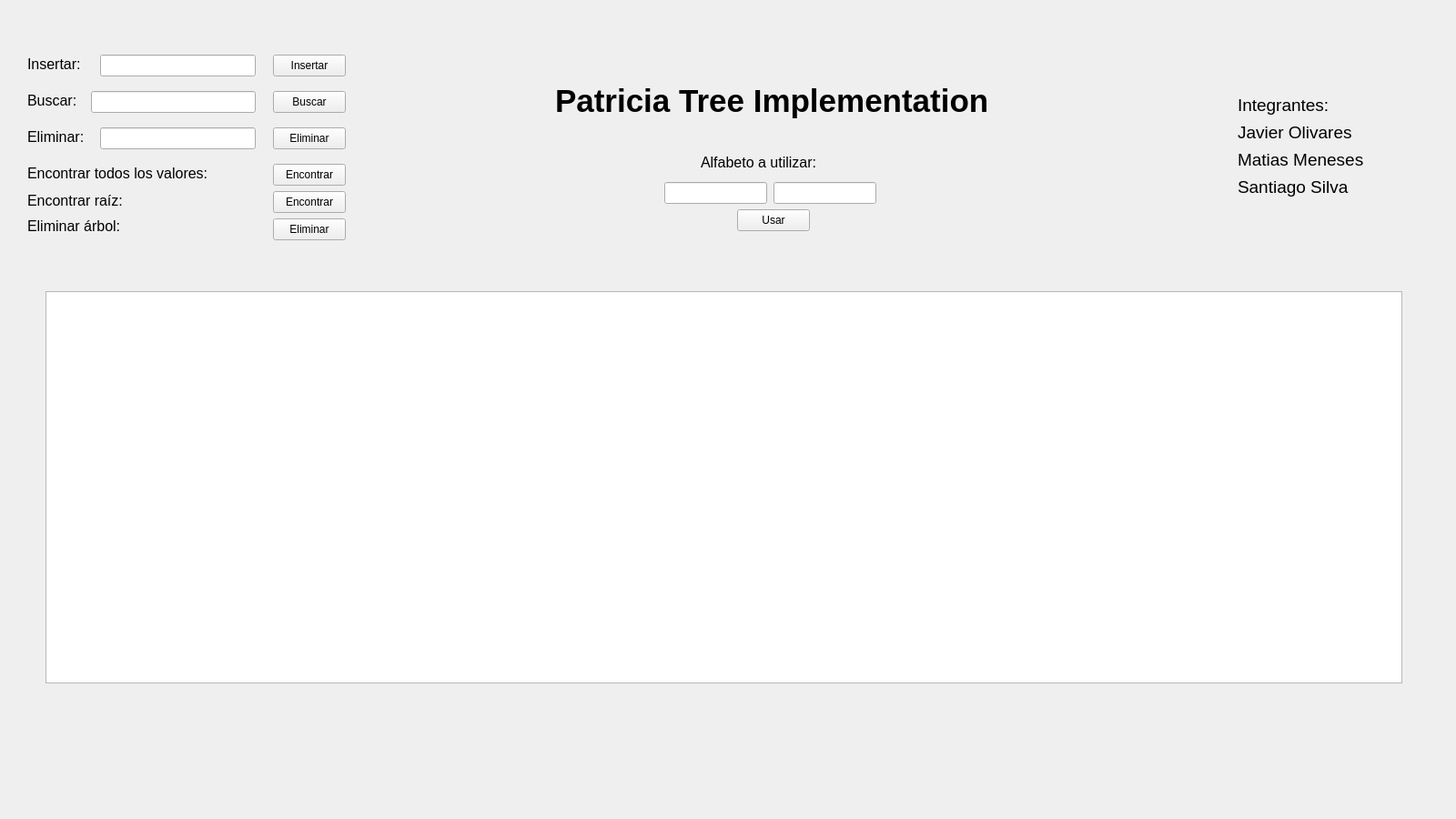
<?xml version="1.0" encoding="UTF-8"?>
<ui version="4.0">
 <class>PatriciaTree</class>
 <widget class="QMainWindow" name="PatriciaTree">
  <property name="geometry">
   <rect>
    <x>0</x>
    <y>0</y>
    <width>1600</width>
    <height>900</height>
   </rect>
  </property>
  <property name="windowTitle">
   <string>PatriciaTree</string>
  </property>
  <widget class="QWidget" name="centralwidget">
   <widget class="QLabel" name="labelInsert">
    <property name="geometry">
     <rect>
      <x>30</x>
      <y>60</y>
      <width>81</width>
      <height>21</height>
     </rect>
    </property>
    <property name="font">
     <font>
      <family>Arial</family>
      <pointsize>12</pointsize>
     </font>
    </property>
    <property name="text">
     <string>Insertar:</string>
    </property>
   </widget>
   <widget class="QLabel" name="labelSearch">
    <property name="geometry">
     <rect>
      <x>30</x>
      <y>100</y>
      <width>81</width>
      <height>21</height>
     </rect>
    </property>
    <property name="font">
     <font>
      <family>Arial</family>
      <pointsize>12</pointsize>
     </font>
    </property>
    <property name="text">
     <string>Buscar:</string>
    </property>
   </widget>
   <widget class="QLabel" name="labelDelete">
    <property name="geometry">
     <rect>
      <x>30</x>
      <y>140</y>
      <width>81</width>
      <height>21</height>
     </rect>
    </property>
    <property name="font">
     <font>
      <family>Arial</family>
      <pointsize>12</pointsize>
     </font>
    </property>
    <property name="text">
     <string>Eliminar:</string>
    </property>
   </widget>
   <widget class="QLineEdit" name="txtInsert">
    <property name="geometry">
     <rect>
      <x>110</x>
      <y>60</y>
      <width>171</width>
      <height>24</height>
     </rect>
    </property>
   </widget>
   <widget class="QLineEdit" name="txtSearch">
    <property name="geometry">
     <rect>
      <x>100</x>
      <y>100</y>
      <width>181</width>
      <height>24</height>
     </rect>
    </property>
   </widget>
   <widget class="QLineEdit" name="txtDelete">
    <property name="geometry">
     <rect>
      <x>110</x>
      <y>140</y>
      <width>171</width>
      <height>24</height>
     </rect>
    </property>
   </widget>
   <widget class="QPushButton" name="ButtonInsert">
    <property name="geometry">
     <rect>
      <x>300</x>
      <y>60</y>
      <width>80</width>
      <height>24</height>
     </rect>
    </property>
    <property name="text">
     <string>Insertar</string>
    </property>
   </widget>
   <widget class="QPushButton" name="ButtonSearch">
    <property name="geometry">
     <rect>
      <x>300</x>
      <y>100</y>
      <width>80</width>
      <height>24</height>
     </rect>
    </property>
    <property name="text">
     <string>Buscar</string>
    </property>
   </widget>
   <widget class="QPushButton" name="ButtonDelete">
    <property name="geometry">
     <rect>
      <x>300</x>
      <y>140</y>
      <width>80</width>
      <height>24</height>
     </rect>
    </property>
    <property name="text">
     <string>Eliminar</string>
    </property>
   </widget>
   <widget class="QLabel" name="label">
    <property name="geometry">
     <rect>
      <x>610</x>
      <y>80</y>
      <width>601</width>
      <height>61</height>
     </rect>
    </property>
    <property name="font">
     <font>
      <family>Arial</family>
      <pointsize>26</pointsize>
      <bold>true</bold>
     </font>
    </property>
    <property name="text">
     <string>Patricia Tree Implementation</string>
    </property>
   </widget>
   <widget class="QLabel" name="members">
    <property name="geometry">
     <rect>
      <x>1360</x>
      <y>100</y>
      <width>171</width>
      <height>31</height>
     </rect>
    </property>
    <property name="font">
     <font>
      <family>Arial</family>
      <pointsize>14</pointsize>
     </font>
    </property>
    <property name="text">
     <string>Integrantes:</string>
    </property>
   </widget>
   <widget class="QLabel" name="members_2">
    <property name="geometry">
     <rect>
      <x>1360</x>
      <y>130</y>
      <width>171</width>
      <height>31</height>
     </rect>
    </property>
    <property name="font">
     <font>
      <family>Arial</family>
      <pointsize>14</pointsize>
     </font>
    </property>
    <property name="text">
     <string>Javier Olivares</string>
    </property>
   </widget>
   <widget class="QLabel" name="members_3">
    <property name="geometry">
     <rect>
      <x>1360</x>
      <y>160</y>
      <width>171</width>
      <height>31</height>
     </rect>
    </property>
    <property name="font">
     <font>
      <family>Arial</family>
      <pointsize>14</pointsize>
     </font>
    </property>
    <property name="text">
     <string>Matias Meneses</string>
    </property>
   </widget>
   <widget class="QLabel" name="members_4">
    <property name="geometry">
     <rect>
      <x>1360</x>
      <y>190</y>
      <width>171</width>
      <height>31</height>
     </rect>
    </property>
    <property name="font">
     <font>
      <family>Arial</family>
      <pointsize>14</pointsize>
     </font>
    </property>
    <property name="text">
     <string>Santiago Silva</string>
    </property>
   </widget>
   <widget class="QLabel" name="labelInsert_2">
    <property name="geometry">
     <rect>
      <x>30</x>
      <y>180</y>
      <width>251</width>
      <height>21</height>
     </rect>
    </property>
    <property name="font">
     <font>
      <family>Arial</family>
      <pointsize>12</pointsize>
     </font>
    </property>
    <property name="text">
     <string>Encontrar todos los valores:</string>
    </property>
   </widget>
   <widget class="QPushButton" name="ButtonFindAll">
    <property name="geometry">
     <rect>
      <x>300</x>
      <y>180</y>
      <width>80</width>
      <height>24</height>
     </rect>
    </property>
    <property name="text">
     <string>Encontrar</string>
    </property>
   </widget>
   <widget class="QLabel" name="labelDelete_2">
    <property name="geometry">
     <rect>
      <x>30</x>
      <y>210</y>
      <width>131</width>
      <height>21</height>
     </rect>
    </property>
    <property name="font">
     <font>
      <family>Arial</family>
      <pointsize>12</pointsize>
     </font>
    </property>
    <property name="text">
     <string>Encontrar raíz:</string>
    </property>
   </widget>
   <widget class="QPushButton" name="ButtonFindRoot">
    <property name="geometry">
     <rect>
      <x>300</x>
      <y>210</y>
      <width>80</width>
      <height>24</height>
     </rect>
    </property>
    <property name="text">
     <string>Encontrar</string>
    </property>
   </widget>
   <widget class="QLabel" name="label_2">
    <property name="geometry">
     <rect>
      <x>30</x>
      <y>240</y>
      <width>131</width>
      <height>16</height>
     </rect>
    </property>
    <property name="font">
     <font>
      <family>Arial</family>
      <pointsize>12</pointsize>
     </font>
    </property>
    <property name="text">
     <string>Eliminar árbol:</string>
    </property>
   </widget>
   <widget class="QPushButton" name="ButtonVaciar">
    <property name="geometry">
     <rect>
      <x>300</x>
      <y>240</y>
      <width>80</width>
      <height>24</height>
     </rect>
    </property>
    <property name="text">
     <string>Eliminar</string>
    </property>
   </widget>
   <widget class="QLabel" name="label_3">
    <property name="geometry">
     <rect>
      <x>770</x>
      <y>170</y>
      <width>161</width>
      <height>16</height>
     </rect>
    </property>
    <property name="font">
     <font>
      <family>Arial</family>
      <pointsize>12</pointsize>
     </font>
    </property>
    <property name="text">
     <string>Alfabeto a utilizar:</string>
    </property>
   </widget>
   <widget class="QLineEdit" name="txtAlf1">
    <property name="geometry">
     <rect>
      <x>730</x>
      <y>200</y>
      <width>113</width>
      <height>24</height>
     </rect>
    </property>
   </widget>
   <widget class="QLineEdit" name="txtAlf2">
    <property name="geometry">
     <rect>
      <x>850</x>
      <y>200</y>
      <width>113</width>
      <height>24</height>
     </rect>
    </property>
   </widget>
   <widget class="QPushButton" name="ButtonAlf">
    <property name="geometry">
     <rect>
      <x>810</x>
      <y>230</y>
      <width>80</width>
      <height>24</height>
     </rect>
    </property>
    <property name="text">
     <string>Usar</string>
    </property>
   </widget>
   <widget class="QGraphicsView" name="graphicsView">
    <property name="geometry">
     <rect>
      <x>50</x>
      <y>320</y>
      <width>1491</width>
      <height>431</height>
     </rect>
    </property>
   </widget>
  </widget>
 </widget>
 <resources/>
 <connections/>
</ui>
